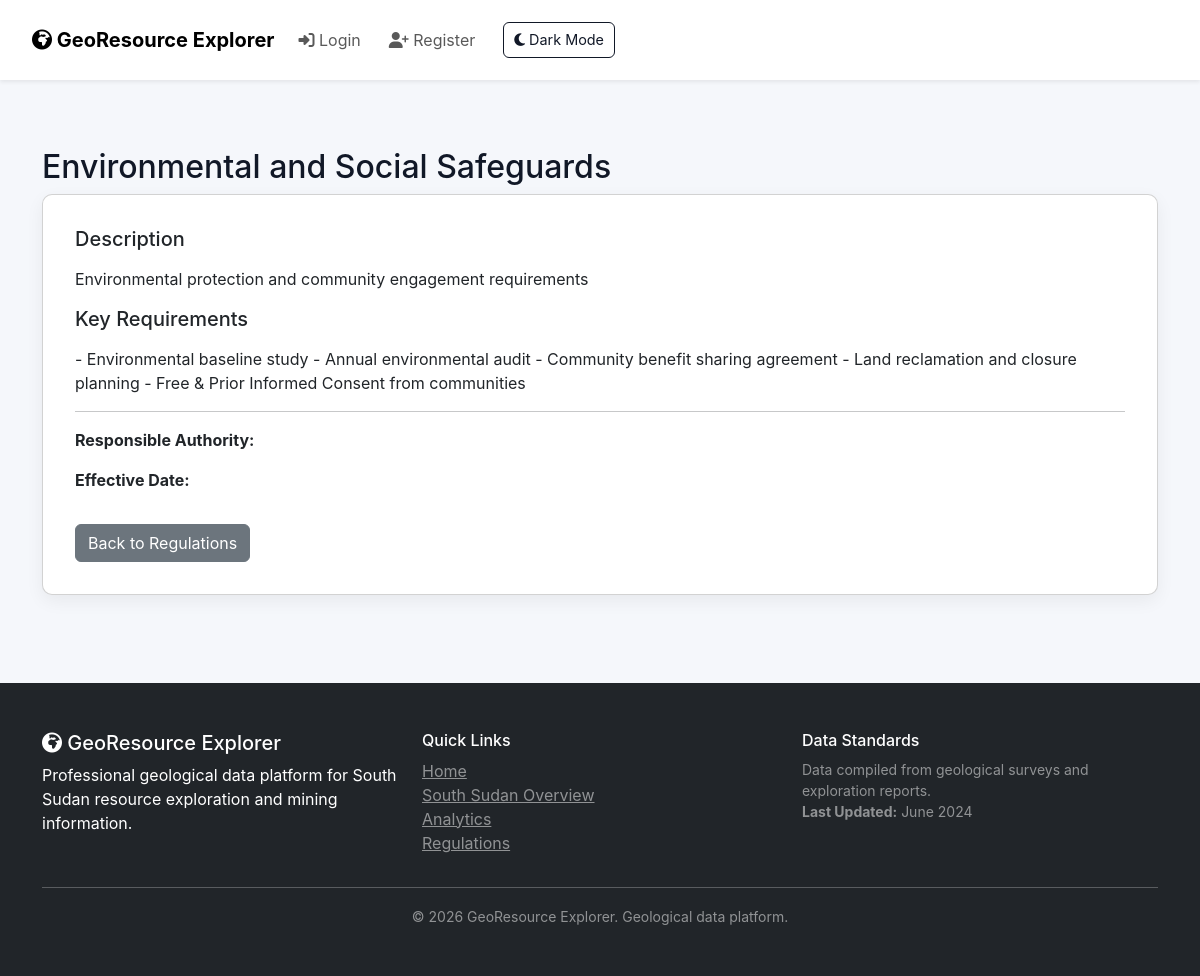
The app's page /regulations/4 with its own data.
### tables this page shows
CREATE TABLE ss_regulations (
                id INTEGER PRIMARY KEY AUTOINCREMENT,
                title TEXT NOT NULL,
                description TEXT,
                applicable_states TEXT,  -- comma-separated
                requirements TEXT,
                contact_authority TEXT,
                last_updated TIMESTAMP,
                document_url TEXT
            );

### app/professional.py (the view)
    @app.route("/regulations/<int:reg_id>")
    def regulation_detail(reg_id):
        db = get_db()
        reg = db.execute(
            "SELECT * FROM ss_regulations WHERE id = ?",
            (reg_id,)
        ).fetchone()
        if not reg:
            return "Regulation not found", 404
        return render_template("regulation_detail.html", regulation=reg)

### app/__init__.py (called while the page is built)
def create_app():
    instance_path = os.path.dirname(os.path.dirname(__file__))
    app = Flask(__name__,
                template_folder=os.path.join(instance_path, 'templates'),
                static_folder=os.path.join(instance_path, 'static'))
    app.secret_key = "your_secret_key_here"
    @app.context_processor
    def inject_admin():
        return dict(is_admin=is_admin())
    from .routes import register_routes
    register_routes(app)
    return app

### app/db.py (called while the page is built)
def get_db():
    db_path = os.path.join(os.path.dirname(os.path.dirname(__file__)), 'minerals.db')
    conn = sqlite3.connect(db_path, check_same_thread=False)
    conn.row_factory = sqlite3.Row
    return conn

### app/utils.py (called while the page is built, shortened)
def is_admin():
    if "user_id" not in session:
        return False

### templates/regulation_detail.html (shortened to what this page needs)
{% extends "layout.html" %}
{% block content %}
<div class="container mt-4">
    <h2>{{ regulation.title }}</h2>
    <div class="card">
        <div class="card-body">
            <h5 class="mb-3">Description</h5>
            <p>{{ regulation.description }}</p>
            <h5 class="mb-3">Key Requirements</h5>
            <p>{{ regulation.requirements }}</p>
            <hr>
            <p><strong>Responsible Authority:</strong> {{ regulation.responsible_authority }}</p>
            <p><strong>Effective Date:</strong> {{ regulation.effective_date }}</p>
            <a href="/regulations" class="btn btn-secondary mt-3">Back to Regulations</a>
        </div>
    </div>
</div>
{% endblock %}

### static/style.css (style rules this page uses)
:root { --bg: #f5f7fb; --card: #ffffff; --text: #111827; --muted: #6b7280; --accent: #1565c0; --nav-text: #111827; }
* { box-sizing:border-box }
body { font-family:Inter, Arial, sans-serif; background:var(--bg); color:var(--text); margin:0 }
.card { background:var(--card);padding:16px;border-radius:10px;box-shadow:0 6px 18px rgba(2,6,23,0.06);margin-bottom:16px }
a { color: var(--accent); }

### records on screen
ss_regulations: title "Environmental and Social Safeguards", description "Environmental protection and community engagement requirements", requirements "- Environmental baseline study - Annual environmental audit - Community benefit sharing agreement - Land reclamation and closure planning - Free & Prior Informed Consent from communities"
